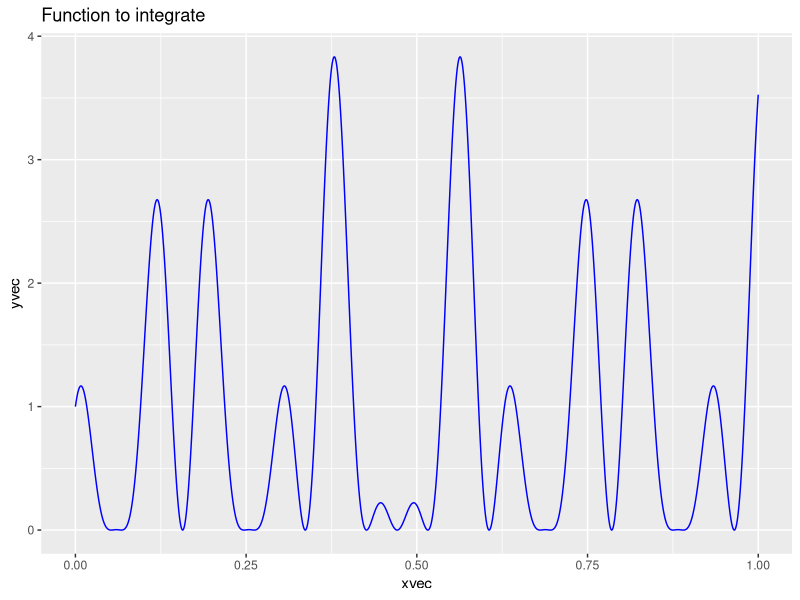
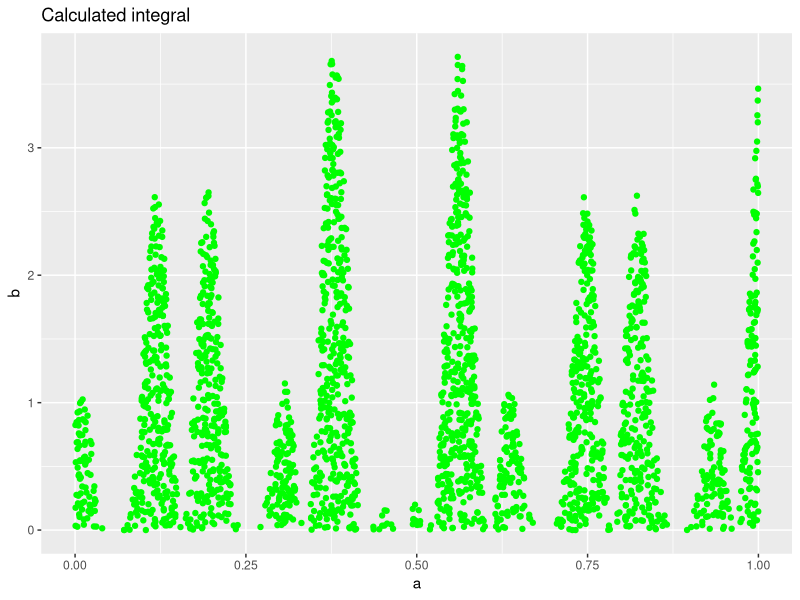
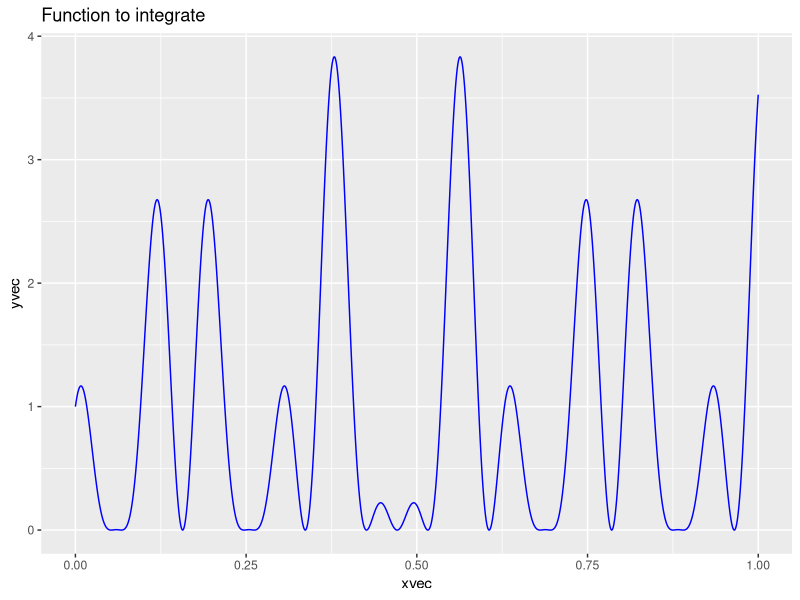
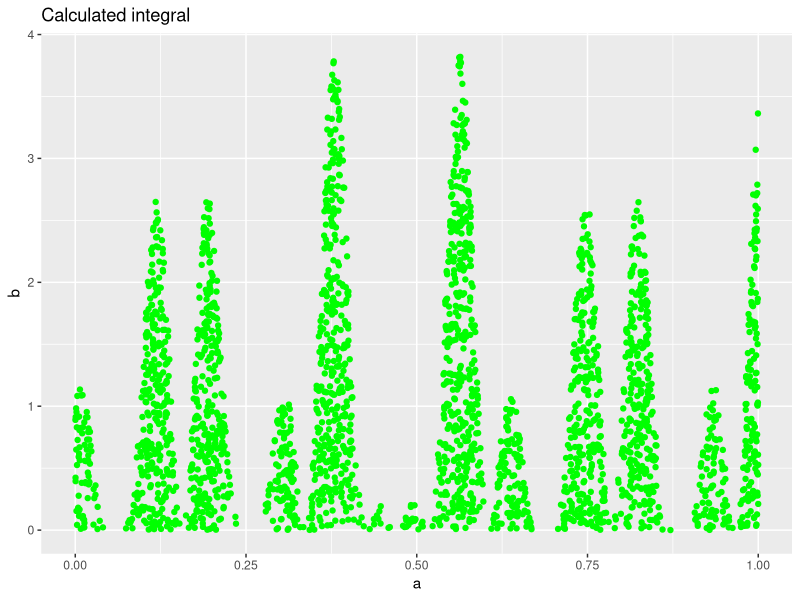
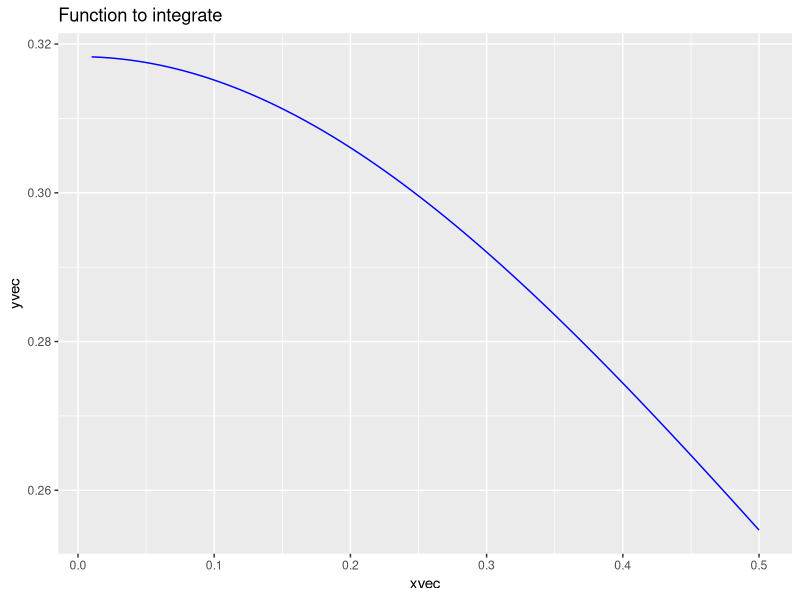
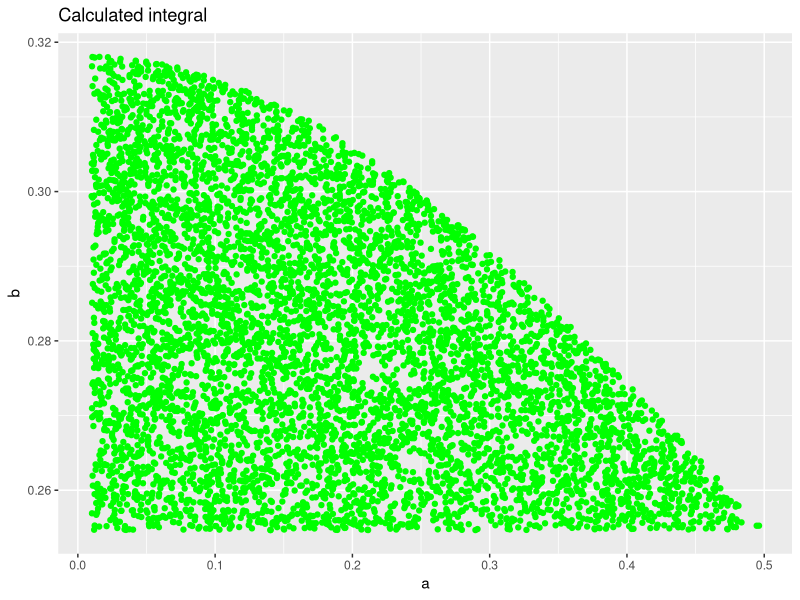

The R script that drew these images, in order:
## ---- chunk 1
library('ggplot2')
library('pracma')

## ---- chunk 2
integrar <- function(n,f, x_min, x_max)
{  
  #Starting we need two vectors which represent 10000 evenly spaced numbers, ready to be filled up in next steps. One for x, the independent variable, and onde for y which depends on 
  #x. Right after, we take the maximun and minimum numbers and save them into variables. This is because they will define our phase space of random points. In addition, we take
  #just the random points that seem to be useful for our function (that means they must be inside the interval from the min to the max value, below the function). 
  xvec <- linspace(x_min, x_max,  10000)   
  yvec <- f(xvec)
  y_max <- max(yvec)   
  y_min <- min(yvec)
  x_random <- runif(n, x_min, x_max)
  y_random <- runif(n, y_min, y_max)
  #We had saved this points, the ones capable of represent the function we want to integrate. To see how this process occurs, we had made some simple graphs to show it. 
  
  #The first one shows the line function we want to integrate.
  data1 <- data.frame(xvec, yvec)
  plot1 <- ggplot(data1, aes(x=xvec,y=yvec)) + ggtitle('Function to integrate') + geom_line(colour = 'blue')   
  print(plot1) 
  
  #Second one shows the final reconstruction of the function integral with this method of sampling rejection.
  #We choose only the points that lie below the function, these are the ones we plot. 
  
  delta <- f(x_random) - y_random
  under <- which(delta>0.0) #es como la funcion where en python, un boolean para evitar hacer un for.
  a <- x_random[under]
  b <- y_random[under]
  data2 <- data.frame(a, b)
  plot3 <- ggplot(data2, aes(a,b)) + ggtitle('Calculated integral') + geom_point(colour = 'green')
  print(plot3)
  
  #Finally, we get to calculate the numerical result. If we recall the integral as a huge sum over tiny columns along the function curve, we can calculate the area for each one
  #taking the lenght as the y coordinate and the width as the x coordinate and, of course, these will be the interval between the max and min values in each case. 
  columna_int <- (x_max-x_min)*(y_max-y_min)
  integral = columna_int*(size(under)/(1.0*size(y_random)))  #bota un warning pero no se por que
  return (integral)
  
  #The total value of the integral will be the total number of points under the curve within the total area, calculated above
  
}
## ---- chunk 3
c <- function(x)
{
  return((cos(50*x)+sin(20*x))^2)   
}

print(integrar(10000,c,0,1)) # U[0.1]

#Now comparing with the r-function Integrate
integrar2<- function(x) {
  integrate(c,lower=0, upper=1)
}

print(integrar2(c))

#We see that the values of both process are very alike and still inside the absolute value.

## ---- chunk 4
c <- function(x)
{
  return((cos(50*x)+sin(20*x))^2)   
}

print(integrar(10000,c,0,1)) # U[0.1]

#Now comparing with the r-function Integrate
integrar2<- function(x) {
  integrate(c,lower=0, upper=1)
}

print(integrar2(c))

#We see that the values of both process are very alike and still inside the absolute value.

## ---- chunk 5
d <- function(x)
{
  return(x^(-2)/(pi*(1+x^(-2))))   
}

print(integrar(10000,d, 0.01, 0.5))
